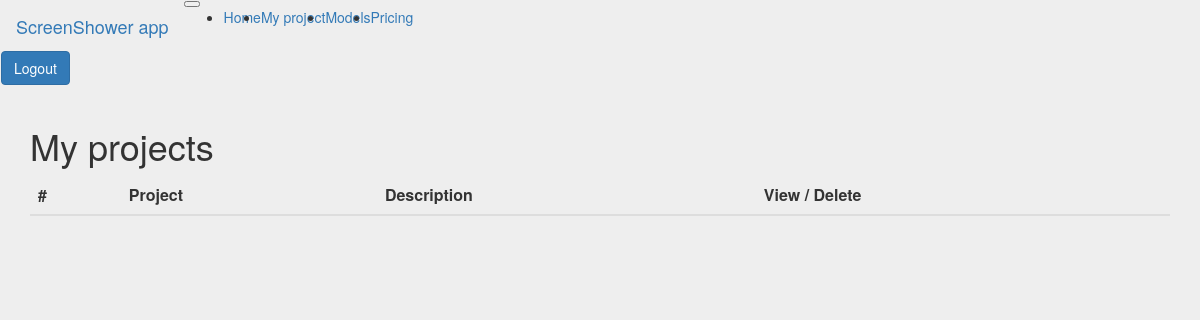
Before: /app/project/ (signed in) with the older database file.
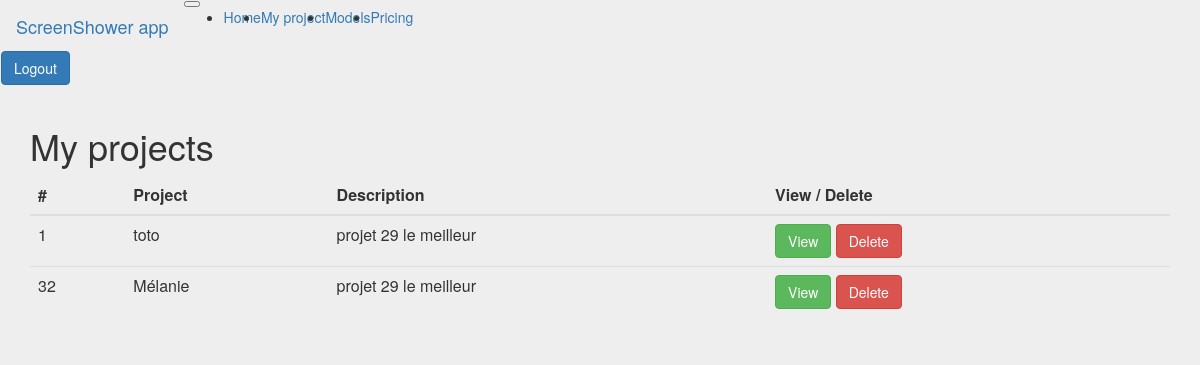
After: the same page with the newer database file.
### screenshower/models/project.py (models this page shows, shortened)
class Project(models.Model):
    author = models.ForeignKey(settings.AUTH_USER_MODEL, on_delete=models.CASCADE)
    title = models.CharField(max_length=200)
    text = models.TextField()
    created_date = models.DateTimeField(default=timezone.now)
    published_date = models.DateTimeField(blank=True, null=True)
    closed_screenshower = models.FloatField(default=0)
    models = models.IntegerField(default=0)

### screenshower/views/project.py (the view)
# urls.py: path('app/project/', views.project_list, name='project_list'),
def project_list(request):
    me = User.objects.get(username=request.user)
    projects = Project.objects.filter(author=me)
    return render(request, 'screenshower/app/project_list.html', {'projects': projects})

### screenshower/templates/screenshower/app/project_list.html
{% extends 'screenshower/base.html' %}
{% load crispy_forms_tags %}
{% block content %}
    <h1>
        My projects
    </h1>
    <div class="table-responsive">
        <table class="table table-sm">
            <thead class="thead-dark">
                <tr>
                  <th scope="col">#</th>
                  <th scope="col">Project</th>
                  <th scope="col">Description</th>
                  <th scope="col">View / Delete</th>
                </tr>
        </thead>
        {% for project in projects %}
            <tr scope="row">
                <td>
                    {{ project.id }}
                </td>
                <td>
                    {{ project.title }}
                </td>
                <td>
                    {{ project.text }}
                </td>
                {% if user.is_authenticated %}
                <td>
                    <a class="btn btn-success" href="{% url 'app' pk=project.pk %}" style="float:center" role="button">View</a>
                    <a class="btn btn-danger" href="{% url 'project_remove' pk=project.pk %}" style="float:center" role="button">Delete</a>
                </td>
                {% endif %}
            </tr>
             {% endfor %}
        </table>
    </div>
{% endblock %}

### screenshower/templates/screenshower/base.html (shortened to what this page needs)
{% load static %}
<html>
    <nav class="navbar navbar-expand-lg navbar-dark bg-dark">
  <a class="navbar-brand" href="#">ScreenShower app</a>
  <button class="navbar-toggler" type="button" data-toggle="collapse" data-target="#navbarNavDropdown" aria-controls="navbarNavDropdown" aria-expanded="false" aria-label="Toggle navigation">
  </button>
  <div class="collapse navbar-collapse" id="navbarNavDropdown">
    <ul class="navbar-nav">
      <li class="nav-item active">
        <a class="nav-link" href="/">Home <span class="sr-only">(current)</span></a>
      </li>
      {% if user.is_authenticated %}
      <li class="nav-item active">
        <a class="nav-link" href="{% url 'project_list' %}">My project</a>
      </li>
      {% endif %}
      <li class="nav-item active">
        <a class="nav-link" href="{% url 'model_list' %}">Models</a>
      </li>
      <li class="nav-item active">
        <a class="nav-link" href="{% url 'pricing' %}">
          Pricing
        </a>
      </li>
    </ul>
  </div>
     <div class="btn-toolbar mx-3">
         {% if user.is_authenticated %}
            <a class="btn btn-primary" href="{% url 'logout' %}" role="button">Logout</a>
         {% else %}
            <a class="btn btn-primary mx-1" href="{% url 'signup' %}" role="button">Signup(for free !)</a>
            <a class="btn btn-success mx-1" href="{% url 'login' %}" role="button">Login</a>
         {% endif %}
     </div>
</nav>
    <head>
        <link rel="stylesheet" href="{% static 'bootstrap/css/bootstrap.min.css' %}">
        <link rel="stylesheet" href="{% static 'css/screenshower.css' %}">
        <link rel="stylesheet" href="{% static 'js/screenshower.js' %}">
    </head>
    <body>
        <div class="content container">
            <div class="row">
                <div class="col-md-12">
                {% block content %}
                {% endblock %}
                </div>
            </div>
        </div>
    </body>
</html>

### screenshower/static/css/screenshower.css (style rules this page uses)
html { background-color: #eee; }
body { background-color: #eee; }

Changed rows visible on the page:
added Project: id "1", title "toto", text "projet 29 le meilleur"
added Project: id "32", title "Mélanie", text "projet 29 le meilleur"
